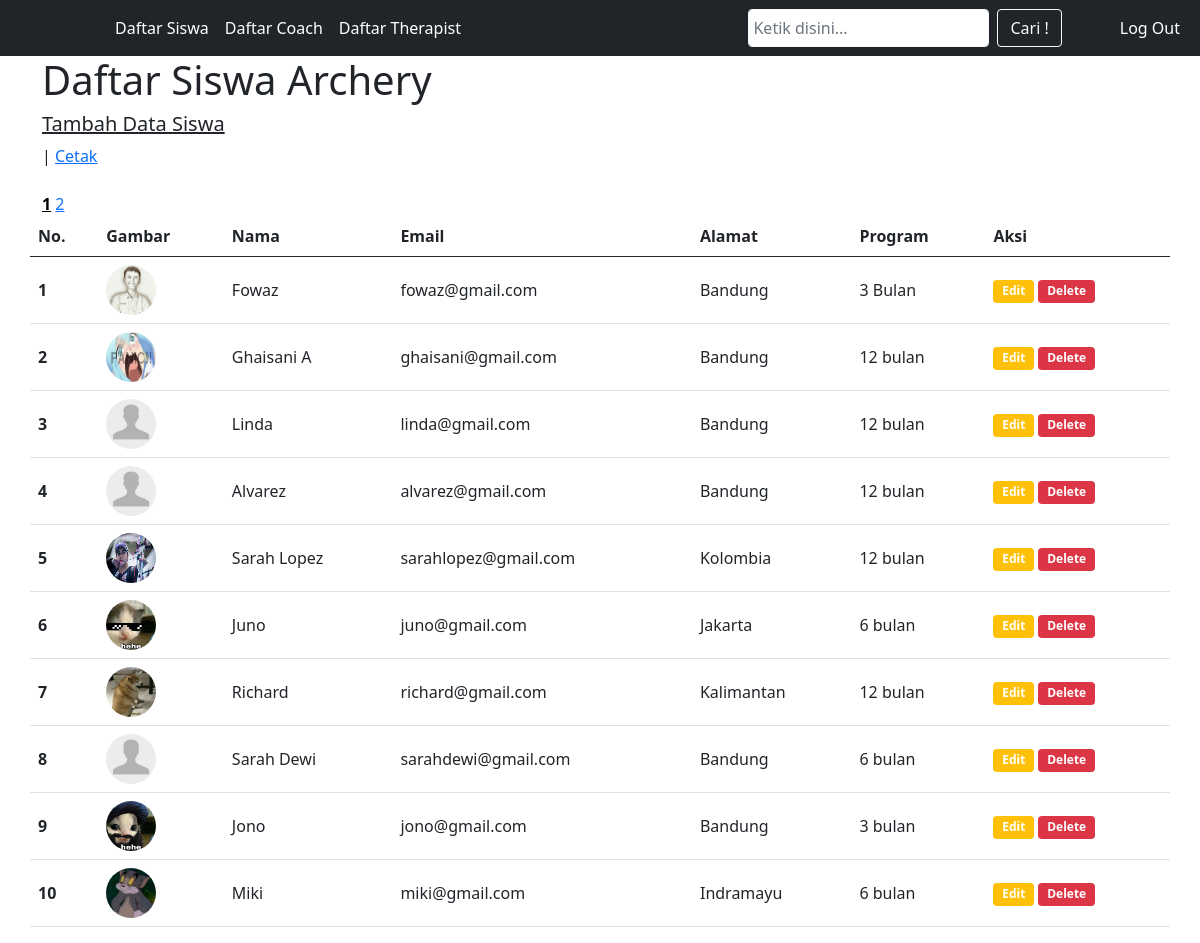
/index.php (signed in), run on the app's committed database.
### tables this page shows
CREATE TABLE `siswa` (
  `id` int(11) NOT NULL,
  `nama` varchar(50) NOT NULL,
  `email` varchar(100) NOT NULL,
  `alamat` varchar(100) NOT NULL,
  `program` varchar(50) NOT NULL,
  `gambar` varchar(100) NOT NULL
);

### functions.php (called while the page is built, shortened)
<?php
function koneksi() {
    $conn = mysqli_connect("localhost", "root", "", "pw2022_a_213040008") or die('koneksi gagal !');
    return $conn;
}
function query($query) {
    $conn = koneksi();
    $result = mysqli_query($conn, $query)or die(mysqli_error($conn));
    $rows = [];
    while ($row = mysqli_fetch_assoc($result)) {
    $rows[] = $row;
 }
 return $rows;
}
?>

### index.php (the view, shortened to what this page needs)
<?php
require 'functions.php';
$jumlahDataPerHalaman = 10;
$jumlahDAta = count(query("SELECT * FROM siswa"));
$jumlahHalaman = ceil($jumlahDAta / $jumlahDataPerHalaman);
$halamanAktif = ( isset ($_GET["halaman"]) ) ? $_GET["halaman"] : 1;
$awalData = ($jumlahDataPerHalaman * $halamanAktif) - $jumlahDataPerHalaman;
$siswa = query("SELECT * FROM siswa LIMIT $awalData, $jumlahDataPerHalaman");
?>
<!DOCTYPE html>
<html lang="en">
<head>
    <link href="https://cdn.jsdelivr.net/npm/bootstrap@5.0.2/dist/css/bootstrap.min.css" rel="stylesheet"
>
    <link rel="stylesheet" href="css/style.css" />
    <link rel="stylesheet" href="//maxcdn.bootstrapcdn.com/font-awesome/4.3.0/css/font-awesome.min.css" />
</head>
<body>
    <nav class="navbar navbar-expand-xl navbar-dar bg-dark">
        <div class="container-fluid">
            <div class="collapse navbar-collapse" id="navbarSupportedContent">
                <ul class="navbar-nav me-auto mb-2 mb-lg-0" style="padding-left: 95px;">
                    <li class="nav-item">
                        <a class="nav-link text-white" aria-current="page" href="#">Daftar Siswa</a>
                    </li>
                    <li class="nav-item">
                        <a class="nav-link text-white" href="Coach/coach.php">Daftar Coach</a>
                    </li>
                    <li class="nav-item">
                        <a class="nav-link text-white" href="Therapist/therapist.php">Daftar Therapist</a>
                    </li>
                </ul>
                <form action="" class="d-flex" role="search" style="padding-right: 50px;">
                    <input class="form-control me-2 w-auto p-1 border border-light" type="text" name="keyword"
                        id="keyword" autocomplete="off" placeholder="Ketik disini..." aria-label="Search" autofocus>
                    <button class="btn btn-outline-light" type="submit" id="tombol-cari" name="cari">Cari !</button>
                </form>
                <ul class="navbar-nav mb-2 mb-lg-0 btn-outline-danger">
                    <li class="nav-item">
                        <a class="nav-link text-white" style="justify-content: center;" href=" logout.php">Log Out</a>
                    </li>
                </ul>
            </div>
        </div>
    </nav>
    <div class="container">
        <h1>Daftar Siswa Archery</h1>
        <h5><a class="text-dark" href="tambah.php">Tambah Data Siswa</a></h5> | <a href="cetak.php">Cetak</a>
        <br><br>
        <?php for($i = 1; $i <= $jumlahHalaman; $i++) : ?>
        <?php if( $i == $halamanAktif) : ?>
        <a href="?halaman=<?= $i; ?>" style="font-weight: bold; color: black;"><?= $i; ?></a>
        <?php else: ?>
        <a href="?halaman=<?= $i; ?>"><?= $i; ?></a>
        <?php endif; ?>
        <?php endfor; ?>
    </div>
    <div id="container">
        <table class="table container">
            <thead>
                <tr>
                    <th>No.</th>
                    <th>Gambar</th>
                    <th>Nama</th>
                    <th>Email</th>
                    <th>Alamat</th>
                    <th>Program</th>
                    <th>Aksi</th>
                </tr>
            </thead>
            <tbody>
                <?php $no = 1; ?>
                <?php foreach($siswa as $swa) {?>
                <tr class="align-middle">
                    <th scope="row"><?php echo $no++; ?></th>
                    <td>
                        <img src="img/<?= $swa["gambar"]?>" width="50" height="50" class="rounded-circle">
                    </td>
                    <td><?= $swa["nama"] ?></td>
                    <td><?= $swa["email"] ?></td>
                    <td><?= $swa["alamat"] ?></td>
                    <td><?= $swa["program"] ?></td>
                    <td>
                        <a href="edit.php?id=<?= $swa["id"]; ?>" class="btn badge bg-warning">Edit</a>
                        <a href="delete.php?id=<?= $swa["id"]; ?>" class="btn badge bg-danger"
                            onclick="return confirm('Menghapus Data?');">Delete</a>
                    </td>
                </tr>
                <?php  }  ?>
            </tbody>
        </table>
    </div>
</body>
</html>

### data on the page
siswa: gambar (picture), nama "Fowaz", email "fowaz@gmail.com", alamat "Bandung", program "3 Bulan"
siswa: gambar (picture), nama "Ghaisani A", email "ghaisani@gmail.com", alamat "Bandung", program "12 bulan"
siswa: gambar (placeholder picture), nama "Linda", email "linda@gmail.com", alamat "Bandung", program "12 bulan"
siswa: gambar (placeholder picture), nama "Alvarez", email "alvarez@gmail.com", alamat "Bandung", program "12 bulan"
siswa: gambar (picture), nama "Sarah Lopez", email "sarahlopez@gmail.com", alamat "Kolombia", program "12 bulan"
siswa: gambar (picture), nama "Juno", email "juno@gmail.com", alamat "Jakarta", program "6 bulan"
siswa: gambar (picture), nama "Richard", email "richard@gmail.com", alamat "Kalimantan", program "12 bulan"
siswa: gambar (placeholder picture), nama "Sarah Dewi", email "sarahdewi@gmail.com", alamat "Bandung", program "6 bulan"
siswa: gambar (picture), nama "Jono", email "jono@gmail.com", alamat "Bandung", program "3 bulan"
siswa: gambar (picture), nama "Miki", email "miki@gmail.com", alamat "Indramayu", program "6 bulan"
